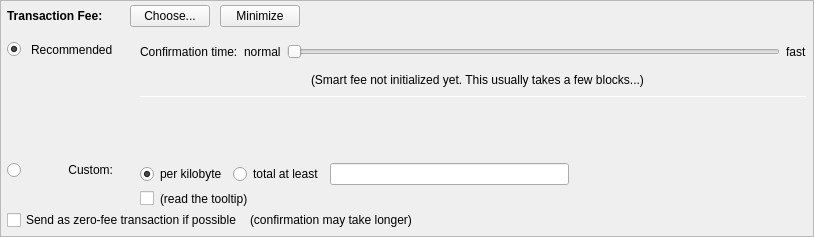
         <widget class="QFrame" name="frameFee">
          <property name="sizePolicy">
           <sizepolicy hsizetype="Expanding" vsizetype="Expanding">
            <horstretch>0</horstretch>
            <verstretch>0</verstretch>
           </sizepolicy>
          </property>
          <property name="maximumSize">
           <size>
            <width>16777215</width>
            <height>16777215</height>
           </size>
          </property>
          <property name="frameShape">
           <enum>QFrame::StyledPanel</enum>
          </property>
          <property name="frameShadow">
           <enum>QFrame::Sunken</enum>
          </property>
          <layout class="QVBoxLayout" name="verticalLayoutFee1">
           <property name="spacing">
            <number>0</number>
           </property>
           <property name="leftMargin">
            <number>0</number>
           </property>
           <property name="topMargin">
            <number>0</number>
           </property>
           <property name="rightMargin">
            <number>0</number>
           </property>
           <property name="bottomMargin">
            <number>0</number>
           </property>
           <item>
            <layout class="QVBoxLayout" name="verticalLayoutFee2" stretch="0,0,0">
             <property name="spacing">
              <number>0</number>
             </property>
             <property name="leftMargin">
              <number>6</number>
             </property>
             <property name="topMargin">
              <number>0</number>
             </property>
             <property name="rightMargin">
              <number>6</number>
             </property>
             <item>
              <layout class="QHBoxLayout" name="horizontalLayoutFee1">
               <property name="bottomMargin">
                <number>0</number>
               </property>
               <item>
                <layout class="QVBoxLayout" name="verticalLayoutFee7">
                 <property name="spacing">
                  <number>0</number>
                 </property>
                 <item>
                  <spacer name="verticalSpacerSmartFee">
                   <property name="orientation">
                    <enum>Qt::Vertical</enum>
                   </property>
                   <property name="sizeType">
                    <enum>QSizePolicy::Fixed</enum>
                   </property>
                   <property name="sizeHint" stdset="0">
                    <size>
                     <width>1</width>
                     <height>4</height>
                    </size>
                   </property>
                  </spacer>
                 </item>
                 <item>
                  <layout class="QHBoxLayout" name="horizontalLayoutSmartFee">
                   <property name="spacing">
                    <number>10</number>
                   </property>
                   <item>
                    <widget class="QLabel" name="labelFeeHeadline">
                     <property name="sizePolicy">
                      <sizepolicy hsizetype="Preferred" vsizetype="Maximum">
                       <horstretch>0</horstretch>
                       <verstretch>0</verstretch>
                      </sizepolicy>
                     </property>
                     <property name="font">
                      <font>
                       <weight>75</weight>
                       <bold>true</bold>
                      </font>
                     </property>
                     <property name="styleSheet">
                      <string notr="true">font-weight:bold;</string>
                     </property>
                     <property name="text">
                      <string>Transaction Fee:</string>
                     </property>
                    </widget>
                   </item>
                   <item>
                    <widget class="QLabel" name="labelFeeMinimized">
                     <property name="text">
                      <string/>
                     </property>
                    </widget>
                   </item>
                   <item>
                    <widget class="QPushButton" name="buttonChooseFee">
                     <property name="text">
                      <string>Choose...</string>
                     </property>
                    </widget>
                   </item>
                   <item>
                    <widget class="QPushButton" name="buttonMinimizeFee">
                     <property name="toolTip">
                      <string>collapse fee-settings</string>
                     </property>
                     <property name="text">
                      <string>Minimize</string>
                     </property>
                    </widget>
                   </item>
                  </layout>
                 </item>
                 <item>
                  <spacer name="verticalSpacer_5">
                   <property name="orientation">
                    <enum>Qt::Vertical</enum>
                   </property>
                   <property name="sizeHint" stdset="0">
                    <size>
                     <width>1</width>
                     <height>1</height>
                    </size>
                   </property>
                  </spacer>
                 </item>
                </layout>
               </item>
               <item>
                <spacer name="horizontalSpacer_4">
                 <property name="orientation">
                  <enum>Qt::Horizontal</enum>
                 </property>
                 <property name="sizeHint" stdset="0">
                  <size>
                   <width>40</width>
                   <height>20</height>
                  </size>
                 </property>
                </spacer>
               </item>
              </layout>
             </item>
             <item>
              <widget class="QFrame" name="frameFeeSelection">
               <layout class="QVBoxLayout" name="verticalLayoutFee12">
                <property name="spacing">
                 <number>0</number>
                </property>
                <property name="leftMargin">
                 <number>0</number>
                </property>
                <property name="topMargin">
                 <number>0</number>
                </property>
                <property name="rightMargin">
                 <number>0</number>
                </property>
                <property name="bottomMargin">
                 <number>0</number>
                </property>
                <item>
                 <layout class="QGridLayout" name="gridLayoutFee">
                  <property name="topMargin">
                   <number>10</number>
                  </property>
                  <property name="bottomMargin">
                   <number>4</number>
                  </property>
                  <property name="horizontalSpacing">
                   <number>10</number>
                  </property>
                  <property name="verticalSpacing">
                   <number>4</number>
                  </property>
                  <item row="2" column="0">
                   <layout class="QVBoxLayout" name="verticalLayoutFee4" stretch="0">
                    <item>
                     <spacer name="verticalSpacer_2">
                      <property name="orientation">
                       <enum>Qt::Vertical</enum>
                      </property>
                      <property name="sizeHint" stdset="0">
                       <size>
                        <width>1</width>
                        <height>1</height>
                       </size>
                      </property>
                     </spacer>
                    </item>
                   </layout>
                  </item>
                  <item row="3" column="0">
                   <layout class="QVBoxLayout" name="verticalLayoutFee9" stretch="0,1">
                    <item>
                     <widget class="QRadioButton" name="radioCustomFee">
                      <property name="text">
                       <string/>
                      </property>
                      <attribute name="buttonGroup">
                       <string notr="true">groupFee</string>
                      </attribute>
                     </widget>
                    </item>
                    <item>
                     <spacer name="verticalSpacer_6">
                      <property name="orientation">
                       <enum>Qt::Vertical</enum>
                      </property>
                      <property name="sizeHint" stdset="0">
                       <size>
                        <width>1</width>
                        <height>1</height>
                       </size>
                      </property>
                     </spacer>
                    </item>
                   </layout>
                  </item>
                  <item row="3" column="1">
                   <widget class="QLabel" name="labelCustomFee">
                    <property name="text">
                     <string>Custom:</string>
                    </property>
                    <property name="alignment">
                     <set>Qt::AlignRight|Qt::AlignTop|Qt::AlignTrailing</set>
                    </property>
                   </widget>
                  </item>
                  <item row="3" column="4">
                   <layout class="QVBoxLayout" name="verticalLayoutFee8">
                    <property name="spacing">
                     <number>6</number>
                    </property>
                    <item>
                     <layout class="QHBoxLayout" name="horizontalLayoutFee13">
                      <item>
                       <widget class="QRadioButton" name="radioCustomPerKilobyte">
                        <property name="toolTip">
                         <string>If the custom fee is set to 1000 uANRs and the transaction is only 250 bytes, then &quot;per kilobyte&quot; only pays 250 uANRs in fee,&lt;br /&gt;while &quot;at least&quot; pays 1000 uANRs. For transactions bigger than a kilobyte both pay by kilobyte.</string>
                        </property>
                        <property name="text">
                         <string>per kilobyte</string>
                        </property>
                        <property name="checked">
                         <bool>true</bool>
                        </property>
                        <attribute name="buttonGroup">
                         <string notr="true">groupCustomFee</string>
                        </attribute>
                       </widget>
                      </item>
                      <item>
                       <widget class="QRadioButton" name="radioCustomAtLeast">
                        <property name="toolTip">
                         <string>If the custom fee is set to 1000 uANRs and the transaction is only 250 bytes, then &quot;per kilobyte&quot; only pays 250 uANRs in fee,&lt;br /&gt;while &quot;total at least&quot; pays 1000 uANRs. For transactions bigger than a kilobyte both pay by kilobyte.</string>
                        </property>
                        <property name="text">
                         <string>total at least</string>
                        </property>
                        <attribute name="buttonGroup">
                         <string notr="true">groupCustomFee</string>
                        </attribute>
                       </widget>
                      </item>
                      <item>
                       <widget class="BitcoinAmountField" name="customFee"/>
                      </item>
                      <item>
                       <spacer name="horizontalSpacer_6">
                        <property name="orientation">
                         <enum>Qt::Horizontal</enum>
                        </property>
                        <property name="sizeHint" stdset="0">
                         <size>
                          <width>1</width>
                          <height>1</height>
                         </size>
                        </property>
                       </spacer>
                      </item>
                     </layout>
                    </item>
                    <item>
                     <layout class="QHBoxLayout" name="horizontalLayoutFee8">
                      <item>
                       <widget class="QCheckBox" name="checkBoxMinimumFee">
                        <property name="toolTip">
                         <string>Paying only the minimum fee is just fine as long as there is less transaction volume than space in the blocks.&lt;br /&gt;But be aware that this can end up in a never confirming transaction once there is more demand for Arnesta transactions than the network can process.</string>
                        </property>
                        <property name="text">
                         <string/>
                        </property>
                       </widget>
                      </item>
                      <item>
                       <widget class="QLabel" name="labelMinFeeWarning">
                        <property name="enabled">
                         <bool>true</bool>
                        </property>
                        <property name="toolTip">
                         <string>Paying only the minimum fee is just fine as long as there is less transaction volume than space in the blocks.&lt;br /&gt;But be aware that this can end up in a never confirming transaction once there is more demand for Arnesta transactions than the network can process.</string>
                        </property>
                        <property name="text">
                         <string>(read the tooltip)</string>
                        </property>
                        <property name="margin">
                         <number>5</number>
                        </property>
                       </widget>
                      </item>
                      <item>
                       <spacer name="horizontalSpacer_2">
                        <property name="orientation">
                         <enum>Qt::Horizontal</enum>
                        </property>
                        <property name="sizeHint" stdset="0">
                         <size>
                          <width>1</width>
                          <height>1</height>
                         </size>
                        </property>
                       </spacer>
                      </item>
                     </layout>
                    </item>
                   </layout>
                  </item>
                  <item row="1" column="1">
                   <widget class="QLabel" name="labelSmartFee_2">
                    <property name="text">
                     <string>Recommended</string>
                    </property>
                   </widget>
                  </item>
                  <item row="0" column="4" rowspan="3">
                   <layout class="QVBoxLayout" name="verticalLayoutFee3" stretch="0,0,0,0,1,0">
                    <property name="spacing">
                     <number>6</number>
                    </property>
                    <property name="topMargin">
                     <number>2</number>
                    </property>
                    <property name="bottomMargin">
                     <number>20</number>
                    </property>
                    <item>
                     <layout class="QHBoxLayout" name="horizontalLayoutFee9">
                      <item>
                       <widget class="QLabel" name="labelSmartFee3">
                        <property name="text">
                         <string>Confirmation time:</string>
                        </property>
                        <property name="margin">
                         <number>2</number>
                        </property>
                       </widget>
                      </item>
                      <item>
                       <widget class="QLabel" name="labelSmartFeeNormal">
                        <property name="text">
                         <string>normal</string>
                        </property>
                        <property name="margin">
                         <number>2</number>
                        </property>
                       </widget>
                      </item>
                      <item>
                       <widget class="QSlider" name="sliderSmartFee">
                        <property name="minimumSize">
                         <size>
                          <width>0</width>
                          <height>24</height>
                         </size>
                        </property>
                        <property name="minimum">
                         <number>0</number>
                        </property>
                        <property name="maximum">
                         <number>24</number>
                        </property>
                        <property name="pageStep">
                         <number>1</number>
                        </property>
                        <property name="value">
                         <number>0</number>
                        </property>
                        <property name="orientation">
                         <enum>Qt::Horizontal</enum>
                        </property>
                        <property name="invertedAppearance">
                         <bool>false</bool>
                        </property>
                        <property name="invertedControls">
                         <bool>false</bool>
                        </property>
                        <property name="tickPosition">
                         <enum>QSlider::NoTicks</enum>
                        </property>
                       </widget>
                      </item>
                      <item>
                       <widget class="QLabel" name="labelSmartFeeFast">
                        <property name="text">
                         <string>fast</string>
                        </property>
                       </widget>
                      </item>
                     </layout>
                    </item>
                    <item>
                     <layout class="QHBoxLayout" name="horizontalLayout_recommended_texts">
                      <property name="spacing">
                       <number>0</number>
                      </property>
                      <item>
                       <spacer name="horizontalSpacer_8">
                        <property name="orientation">
                         <enum>Qt::Horizontal</enum>
                        </property>
                        <property name="sizeHint" stdset="0">
                         <size>
                          <width>40</width>
                          <height>20</height>
                         </size>
                        </property>
                       </spacer>
                      </item>
                      <item>
                       <widget class="QLabel" name="labelFeeEstimation">
                        <property name="text">
                         <string/>
                        </property>
                        <property name="margin">
                         <number>2</number>
                        </property>
                       </widget>
                      </item>
                      <item>
                       <widget class="QLabel" name="labelSmartFee2">
                        <property name="text">
                         <string>(Smart fee not initialized yet. This usually takes a few blocks...)</string>
                        </property>
                        <property name="alignment">
                         <set>Qt::AlignLeading|Qt::AlignLeft|Qt::AlignVCenter</set>
                        </property>
                        <property name="wordWrap">
                         <bool>false</bool>
                        </property>
                        <property name="margin">
                         <number>2</number>
                        </property>
                        <property name="indent">
                         <number>-1</number>
                        </property>
                       </widget>
                      </item>
                      <item>
                       <spacer name="horizontalSpacer_3">
                        <property name="orientation">
                         <enum>Qt::Horizontal</enum>
                        </property>
                        <property name="sizeHint" stdset="0">
                         <size>
                          <width>40</width>
                          <height>20</height>
                         </size>
                        </property>
                       </spacer>
                      </item>
                     </layout>
                    </item>
                    <item>
                     <widget class="Line" name="line_2">
                      <property name="minimumSize">
                       <size>
                        <width>0</width>
                        <height>1</height>
                       </size>
                      </property>
                      <property name="maximumSize">
                       <size>
                        <width>16777215</width>
                        <height>1</height>
                       </size>
                      </property>
                      <property name="orientation">
                       <enum>Qt::Horizontal</enum>
                      </property>
                     </widget>
                    </item>
                    <item>
                     <layout class="QHBoxLayout" name="horizontalLayoutFee12">
                      <item>
                       <spacer name="horizontalSpacer_5">
                        <property name="orientation">
                         <enum>Qt::Horizontal</enum>
                        </property>
                        <property name="sizeHint" stdset="0">
                         <size>
                          <width>1</width>
                          <height>1</height>
                         </size>
                        </property>
                       </spacer>
                      </item>
                     </layout>
                    </item>
                    <item>
                     <spacer name="verticalSpacer_4">
                      <property name="orientation">
                       <enum>Qt::Vertical</enum>
                      </property>
                      <property name="sizeHint" stdset="0">
                       <size>
                        <width>1</width>
                        <height>1</height>
                       </size>
                      </property>
                     </spacer>
                    </item>
                    <item>
                     <spacer name="verticalSpacer_3">
                      <property name="orientation">
                       <enum>Qt::Vertical</enum>
                      </property>
                      <property name="sizeHint" stdset="0">
                       <size>
                        <width>20</width>
                        <height>40</height>
                       </size>
                      </property>
                     </spacer>
                    </item>
                   </layout>
                  </item>
                  <item row="1" column="2">
                   <widget class="QLabel" name="labelSmartFee">
                    <property name="text">
                     <string/>
                    </property>
                    <property name="margin">
                     <number>2</number>
                    </property>
                   </widget>
                  </item>
                  <item row="1" column="0">
                   <widget class="QRadioButton" name="radioSmartFee">
                    <property name="text">
                     <string/>
                    </property>
                    <property name="checked">
                     <bool>true</bool>
                    </property>
                    <attribute name="buttonGroup">
                     <string notr="true">groupFee</string>
                    </attribute>
                   </widget>
                  </item>
                 </layout>
                </item>
                <item>
                 <layout class="QHBoxLayout" name="horizontalLayoutFee5" stretch="0,0,0">
                  <property name="spacing">
                   <number>8</number>
                  </property>
                  <property name="bottomMargin">
                   <number>4</number>
                  </property>
                  <item>
                   <widget class="QCheckBox" name="checkBoxFreeTx">
                    <property name="text">
                     <string>Send as zero-fee transaction if possible</string>
                    </property>
                   </widget>
                  </item>
                  <item>
                   <widget class="QLabel" name="labelFreeTx">
                    <property name="text">
                     <string>(confirmation may take longer)</string>
                    </property>
                    <property name="margin">
                     <number>5</number>
                    </property>
                   </widget>
                  </item>
                  <item>
                   <spacer name="horizontalSpacerFee5">
                    <property name="orientation">
                     <enum>Qt::Horizontal</enum>
                    </property>
                    <property name="sizeHint" stdset="0">
                     <size>
                      <width>1</width>
                      <height>1</height>
                     </size>
                    </property>
                   </spacer>
                  </item>
                 </layout>
                </item>
                <item>
                 <spacer name="verticalSpacerFee2">
                  <property name="orientation">
                   <enum>Qt::Vertical</enum>
                  </property>
                  <property name="sizeHint" stdset="0">
                   <size>
                    <width>1</width>
                    <height>1</height>
                   </size>
                  </property>
                 </spacer>
                </item>
               </layout>
              </widget>
             </item>
             <item>
              <spacer name="verticalSpacerFee">
               <property name="orientation">
                <enum>Qt::Vertical</enum>
               </property>
               <property name="sizeHint" stdset="0">
                <size>
                 <width>800</width>
                 <height>1</height>
                </size>
               </property>
              </spacer>
             </item>
            </layout>
           </item>
          </layout>
         </widget>
